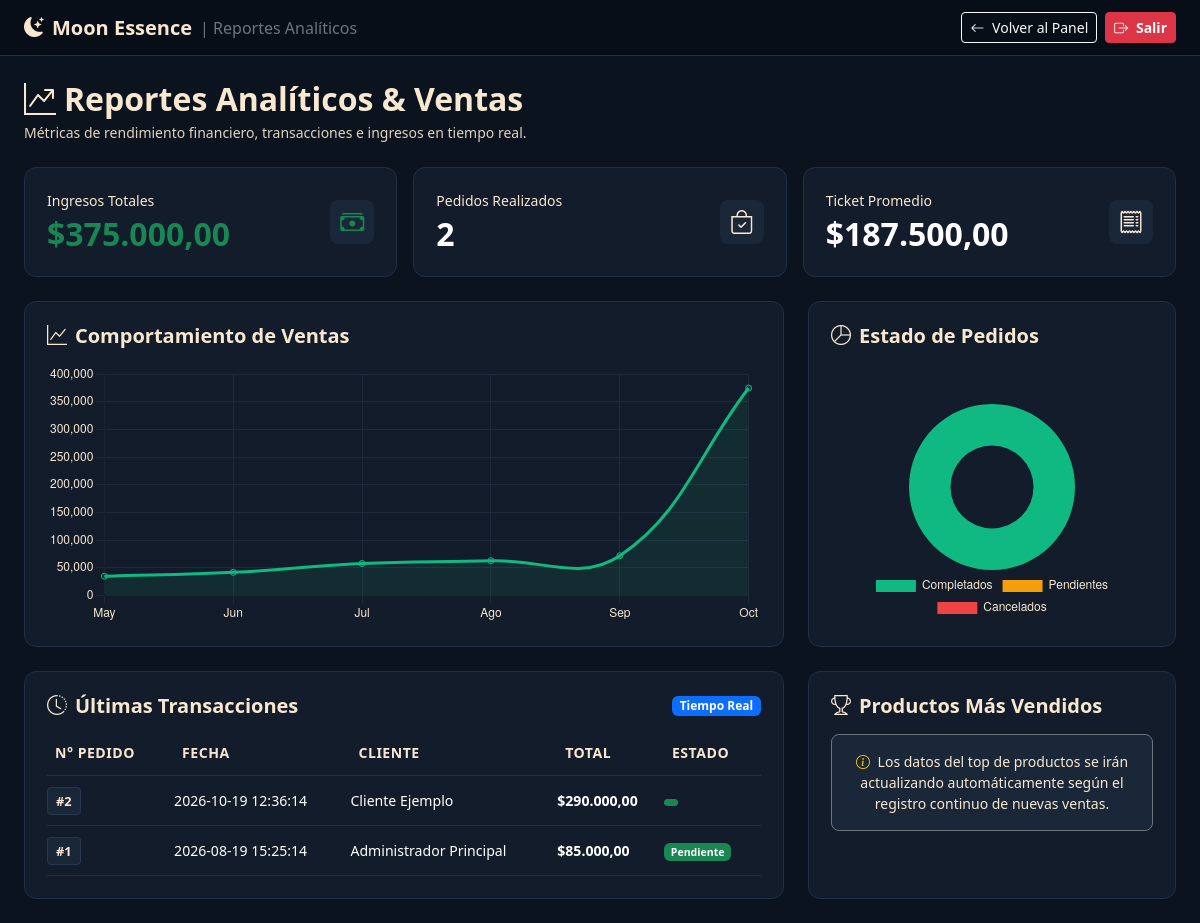
Page /admin/reportes.php on the earlier database version.
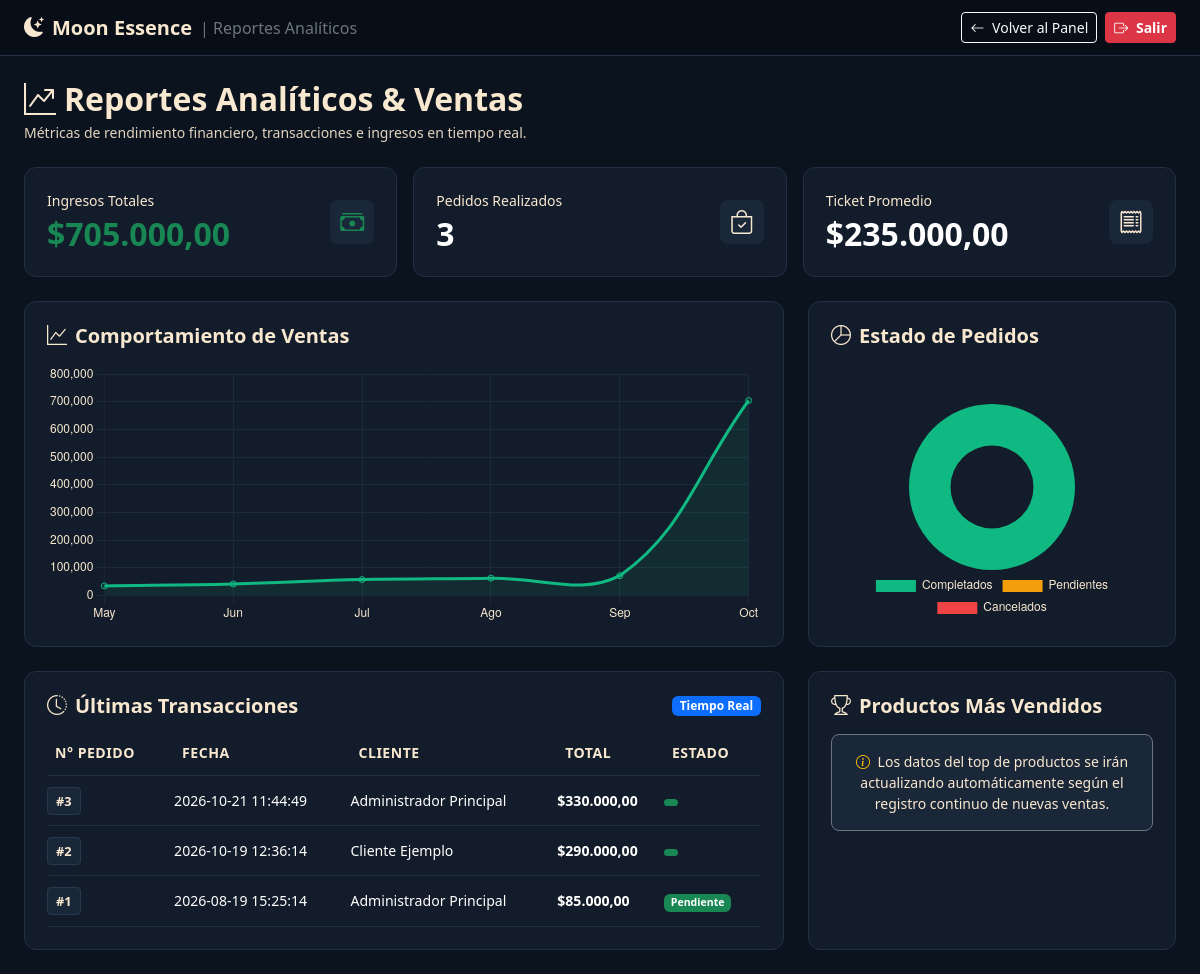
Same page on the later database version.
### tables this page shows
CREATE TABLE `pedidos` (
  `id_pedido` int(11) NOT NULL,
  `id_usuario` int(11) NOT NULL,
  `fecha_pedido` timestamp NOT NULL DEFAULT CURRENT_TIMESTAMP,
  `total` decimal(10,2) NOT NULL,
  `metodo_pago` enum('nequi','efectivo') NOT NULL,
  `estado_pedido` enum('pendiente','pagado','enviado','entregado','cancelado') DEFAULT 'pendiente',
  `fecha_creacion` datetime DEFAULT CURRENT_TIMESTAMP,
  `nombre_cliente` varchar(100) DEFAULT NULL,
  `telefono` varchar(30) DEFAULT NULL,
  `direccion` text,
  `ciudad` varchar(100) DEFAULT NULL,
  `notas` text
);

### admin/reportes.php (the view, shortened to what this page needs)
<?php
$host = 'localhost';
$db   = 'moon_essence';
$user = 'root';
$pass = '';
$ingresos_totales_num = 0;
$pedidos_completados = 0;
$ticket_promedio_num = 0;
$ultimas_transacciones = [];
try {
    $pdo = new PDO("mysql:host=$host;dbname=$db;charset=utf8", $user, $pass);
    $pdo->setAttribute(PDO::ATTR_ERRMODE, PDO::ERRMODE_EXCEPTION);
    $stmtIngresos = $pdo->query("SELECT SUM(total) FROM pedidos");
    $ingresos_totales_num = $stmtIngresos->fetchColumn() ?: 0;
    $stmtPedidos = $pdo->query("SELECT COUNT(*) FROM pedidos");
    $pedidos_completados = $stmtPedidos->fetchColumn() ?: 0;
    if ($pedidos_completados > 0) {
        $ticket_promedio_num = $ingresos_totales_num / $pedidos_completados;
    }
    $stmtTrans = $pdo->query("SELECT p.*, COALESCE(u.nombre, p.nombre_cliente, 'Cliente General') AS cliente_nombre
                              FROM pedidos p
                              LEFT JOIN usuarios u ON p.id_usuario = u.id_usuario
                              ORDER BY p.id_pedido DESC LIMIT 10");
    $ultimas_transacciones = $stmtTrans->fetchAll(PDO::FETCH_ASSOC);
} catch (PDOException $e) {
}
?>
<!DOCTYPE html>
<html lang="es">
<head>
    <link href="https://cdn.jsdelivr.net/npm/bootstrap@5.3.0/dist/css/bootstrap.min.css" rel="stylesheet">
    <link rel="stylesheet" href="https://cdn.jsdelivr.net/npm/bootstrap-icons@1.11.0/font/bootstrap-icons.css">
</head>
<body>
<nav class="navbar-admin d-flex justify-content-between align-items-center">
    <a class="brand-text fs-5 d-flex align-items-center gap-2" href="admin_dashboard.php">
        <i class="bi bi-moon-stars-fill"></i> Moon Essence <span class="fs-6 text-secondary fw-normal">| Reportes Analíticos</span>
    </a>
    <div class="d-flex align-items-center gap-2">
        <a href="admin_dashboard.php" class="btn btn-sm btn-outline-light">
            <i class="bi bi-arrow-left me-1"></i> Volver al Panel
        </a>
        <a href="../auth/logout.php" class="btn btn-sm btn-danger fw-bold">
            <i class="bi bi-box-arrow-right me-1"></i> Salir
        </a>
    </div>
</nav>
<div class="container-fluid px-4 py-4">
    <div class="mb-4">
        <h2 class="fw-bold m-0 text-beige"><i class="bi bi-graph-up-arrow me-2"></i>Reportes Analíticos & Ventas</h2>
        <p class="text-readable-sub small m-0 mt-1">Métricas de rendimiento financiero, transacciones e ingresos en tiempo real.</p>
    </div>
    <div class="row g-3 mb-4">
        <div class="col-md-4">
            <div class="metric-card d-flex justify-content-between align-items-center">
                <div>
                    <span class="text-beige small d-block mb-1">Ingresos Totales</span>
                    <h2 class="fw-bold m-0 text-success">$<?= number_format($ingresos_totales_num, 2, ',', '.') ?></h2>
                </div>
                <div class="icon-box text-success"><i class="bi bi-cash-stack fs-4"></i></div>
            </div>
        </div>
        <div class="col-md-4">
            <div class="metric-card d-flex justify-content-between align-items-center">
                <div>
                    <span class="text-beige small d-block mb-1">Pedidos Realizados</span>
                    <h2 class="fw-bold m-0 text-white"><?= $pedidos_completados ?></h2>
                </div>
                <div class="icon-box"><i class="bi bi-bag-check fs-4"></i></div>
            </div>
        </div>
        <div class="col-md-4">
            <div class="metric-card d-flex justify-content-between align-items-center">
                <div>
                    <span class="text-beige small d-block mb-1">Ticket Promedio</span>
                    <h2 class="fw-bold m-0 text-white">$<?= number_format($ticket_promedio_num, 2, ',', '.') ?></h2>
                </div>
                <div class="icon-box"><i class="bi bi-receipt fs-4"></i></div>
            </div>
        </div>
    </div>
    <div class="row g-4 mb-4">
        <div class="col-md-8">
            <div class="metric-card h-100">
                <h5 class="fw-bold text-beige mb-3"><i class="bi bi-graph-up me-2"></i>Comportamiento de Ventas</h5>
                <div style="height: 260px;">
                    <canvas id="chartVentas"></canvas>
                </div>
            </div>
        </div>
        <div class="col-md-4">
            <div class="metric-card h-100 d-flex flex-column justify-content-between">
                <h5 class="fw-bold text-beige mb-2"><i class="bi bi-pie-chart me-2"></i>Estado de Pedidos</h5>
                <div style="height: 220px;" class="d-flex justify-content-center align-items-center">
                    <canvas id="chartEstado"></canvas>
                </div>
            </div>
        </div>
    </div>
    <div class="row g-4">
        <div class="col-md-8">
            <div class="metric-card h-100">
                <div class="d-flex justify-content-between align-items-center mb-3">
                    <h5 class="fw-bold text-beige m-0"><i class="bi bi-clock-history me-2"></i>Últimas Transacciones</h5>
                    <span class="badge bg-primary">Tiempo Real</span>
                </div>
                <div class="table-responsive">
                    <table class="table table-borderless table-custom m-0">
                        <thead>
                            <tr>
                                <th>N° PEDIDO</th>
                                <th>FECHA</th>
                                <th>CLIENTE</th>
                                <th>TOTAL</th>
                                <th>ESTADO</th>
                            </tr>
                        </thead>
                        <tbody>
                            <?php if (empty($ultimas_transacciones)): ?>
                                <tr>
                                    <td colspan="5" class="text-center text-muted py-4">No hay compras registradas en el sistema aún.</td>
                                </tr>
                            <?php else: ?>
                                <?php foreach ($ultimas_transacciones as $trans): ?>
                                    <tr>
                                        <td><span class="badge-id">#<?= $trans['id_pedido'] ?></span></td>
                                        <td class="text-white"><?= htmlspecialchars($trans['fecha_pedido'] ?? $trans['fecha_creacion'] ?? 'Reciente') ?></td>
                                        <td class="text-white"><?= htmlspecialchars($trans['cliente_nombre']) ?></td>
                                        <td class="text-success fw-bold">$<?= number_format($trans['total'] ?? 0, 2, ',', '.') ?></td>
                                        <td>
                                            <span class="badge bg-<?= ($trans['estado_pedido'] ?? $trans['estado'] ?? '') === 'cancelado' ? 'danger' : 'success' ?>">
                                                <?= ucfirst(htmlspecialchars($trans['estado_pedido'] ?? $trans['estado'] ?? 'Completado')) ?>
                                            </span>
                                        </td>
                                    </tr>
                                <?php endforeach; ?>
                            <?php endif; ?>
                        </tbody>
                    </table>
                </div>
            </div>
        </div>
        <div class="col-md-4">
            <div class="metric-card h-100 d-flex flex-column justify-content-between">
                <div>
                    <h5 class="fw-bold text-beige mb-3"><i class="bi bi-trophy me-2"></i>Productos Más Vendidos</h5>
                    <div class="p-3 border border-secondary rounded-3" style="background-color: #1a2738;">
                        <p class="info-box-text small m-0 text-center">
                            <i class="bi bi-info-circle me-1 text-warning"></i>
                            Los datos del top de productos se irán actualizando automáticamente según el registro continuo de nuevas ventas.
                        </p>
                    </div>
                </div>
            </div>
        </div>
    </div>
</div>
<script>
    const ctxVentas = document.getElementById('chartVentas').getContext('2d');
    new Chart(ctxVentas, {
        type: 'line',
        data: {
            labels: ['May', 'Jun', 'Jul', 'Ago', 'Sep', 'Oct'],
            datasets: [{
                label: 'Ventas ($)',
                data: [35000, 42000, 58000, 63000, 72000, <?= (float)$ingresos_totales_num ?>],
                borderColor: '#10b981',
                backgroundColor: 'rgba(16, 185, 129, 0.1)',
                fill: true,
                tension: 0.4
            }]
        },
        options: {
            responsive: true,
            maintainAspectRatio: false,
            plugins: { legend: { display: false } },
            scales: {
                x: { ticks: { color: '#f9e8d0' }, grid: { color: '#1e293b' } },
                y: { ticks: { color: '#f9e8d0' }, grid: { color: '#1e293b' } }
            }
        }
    });
    const ctxEstado = document.getElementById('chartEstado').getContext('2d');
    new Chart(ctxEstado, {
        type: 'doughnut',
        data: {
            labels: ['Completados', 'Pendientes', 'Cancelados'],
            datasets: [{
                data: [<?= (int)$pedidos_completados ?>, 0, 0],
                backgroundColor: ['#10b981', '#f59e0b', '#ef4444'],
                borderWidth: 0
            }]
        },
        options: {
            responsive: true,
            maintainAspectRatio: false,
            plugins: {
                legend: {
                    position: 'bottom',
                    labels: { color: '#f9e8d0' }
                }
            }
        }
    });
</script>
</body>
</html>

### admin/reportes.php (style rules this page uses)
:root { --bg-principal: #0b131e; --bg-card: #131c2a; --bg-card-inner: #1a2738; --accent-luna: #f9e8d0; --texto-suave: #d1dbe8; --border-color: #213045; }
body { background-color: var(--bg-principal); color: #ffffff; font-family: 'Segoe UI', Tahoma, Geneva, Verdana, sans-serif; min-height: 100vh; }
.navbar-admin { background-color: #080e17; border-bottom: 1px solid var(--border-color); padding: 12px 24px; }
.brand-text { color: var(--accent-luna) !important; font-weight: 700; text-decoration: none; }
.metric-card { background-color: var(--bg-card); border: 1px solid var(--border-color); border-radius: 12px; padding: 22px; }
.icon-box { background-color: #1a2738; border-radius: 8px; width: 44px; height: 44px; display: flex; align-items: center; justify-content: center; color: var(--accent-luna); }
.text-beige { color: var(--accent-luna) !important; }
.text-readable-sub { color: var(--accent-luna) !important; opacity: 0.9; }
.table-custom { background-color: transparent !important; color: #ffffff !important; font-size: 0.88rem; }
.table-custom tr, .table-custom td, .table-custom th { background-color: transparent !important; }
.table-custom th { color: var(--accent-luna) !important; font-weight: 700; letter-spacing: 0.5px; border-bottom: 1px solid var(--border-color); padding-bottom: 12px; }
.table-custom td { border-bottom: 1px solid var(--border-color); padding: 14px 0; vertical-align: middle; color: #ffffff !important; }
.badge-id { background-color: #1a2738; color: var(--accent-luna); border: 1px solid #28374d; padding: 4px 8px; border-radius: 4px; font-size: 0.8rem; font-weight: 600; }
.info-box-text { color: var(--accent-luna) !important; }

Differences in the rows shown:
added pedidos: id_pedido "3", fecha_pedido "2026-10-21 11:44:49", cliente_nombre "Administrador Principal", total "330.000,00"
Other differences:
$ingresos_totales_num: "375.000,00" → "705.000,00"
$pedidos_completados: "2" → "3"
$ticket_promedio_num: "187.500,00" → "235.000,00"
chart data {{ $ingresos_totales_num }}: 375000 → 705000
